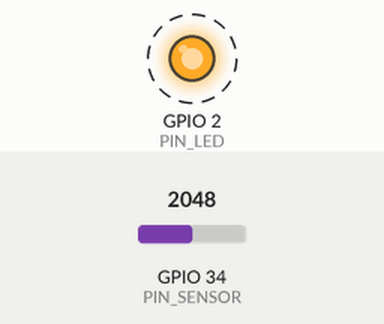
This sketch was run on a simulated ESP32. Shown: output pins drawn as LEDs (lit = HIGH). Dashed ring = blinking. The inputs (shaded band) are chosen by the test bench; at power-on: GPIO 34 (PIN_SENSOR) = 2048. What the sketch prints to the serial monitor is not drawn.

Above: at 0.2 s.
Timing chart, 0 to 3.0 s (numbered marks = the images above):
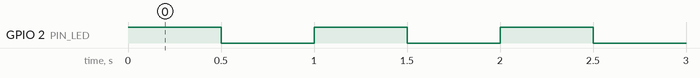

Measured:
- by itself, GPIO 2 (PIN_LED): alternates HIGH for 0.50 s and LOW for 0.50 s

The sketch:

freertos_two_tasks.ino
```cpp
/*
 * Semana 6 · Demo: dos tareas independientes con FreeRTOS en el ESP32
 * Arquitectura de Computadoras y Ensambladores 2 · Laboratorio
 *
 * El ESP32 ya trae FreeRTOS: el loop() de Arduino corre dentro de una tarea.
 * Aquí se crean dos tareas más que funcionan "en paralelo" sin bloquearse:
 *   - tareaLED: parpadea el LED integrado cada 500 ms
 *   - tareaSensor: lee el pin 34 cada 1000 ms
 */

const int PIN_LED = 2;      // LED integrado en la mayoría de placas ESP32
const int PIN_SENSOR = 34;

void tareaLED(void *param) {
  pinMode(PIN_LED, OUTPUT);
  bool estado = false;
  for (;;) {                          // cada tarea es un ciclo infinito
    estado = !estado;
    digitalWrite(PIN_LED, estado);
    vTaskDelay(pdMS_TO_TICKS(500));   // cede la CPU a otras tareas mientras espera
  }
}

void tareaSensor(void *param) {
  for (;;) {
    Serial.printf("[%lu ms] sensor = %d\n", millis(), analogRead(PIN_SENSOR));
    vTaskDelay(pdMS_TO_TICKS(1000));
  }
}

void setup() {
  Serial.begin(115200);
  //          función      nombre    pila   parámetro prioridad handle
  xTaskCreate(tareaLED,    "LED",    2048,  NULL,     1,        NULL);
  xTaskCreate(tareaSensor, "Sensor", 2048,  NULL,     1,        NULL);
}

void loop() {
  vTaskDelay(pdMS_TO_TICKS(1000));    // loop() no hace nada: el trabajo está en las tareas
}
```
